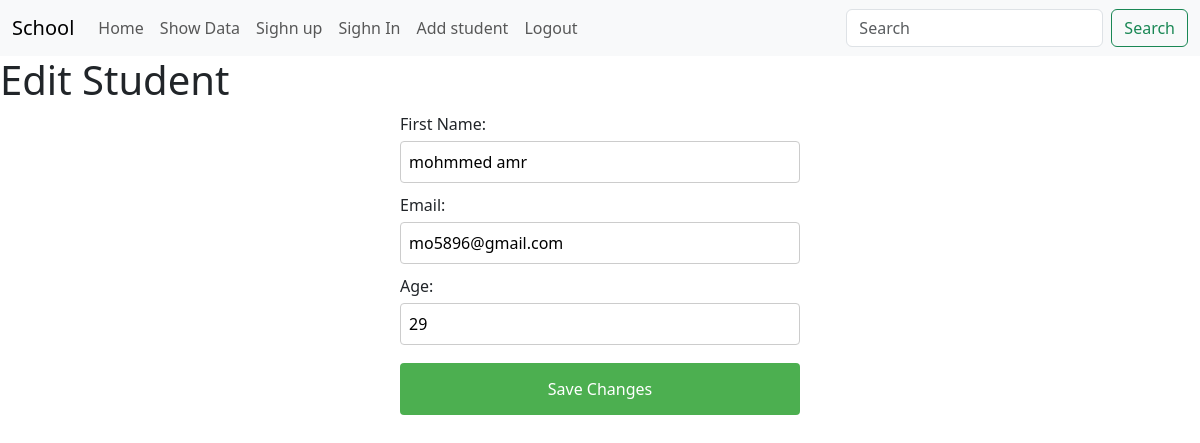
/edit_student/18/, run on an earlier commit of the app's database.
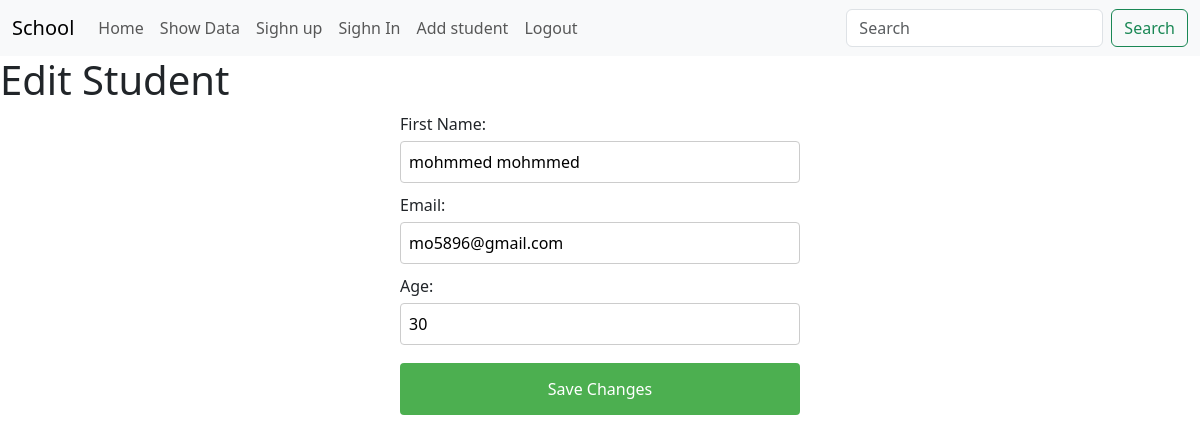
And on a later commit of the database.
### Day1/models.py (models this page shows)
class Student(models.Model):
    id=models.AutoField(primary_key=True)
    s_name=models.CharField(max_length=50)
    S_Email=models.EmailField(max_length=20)
    Age=models.IntegerField()

### Day1/views.py (the view)
# urls.py: path('edit_student/<int:student_id>/', edit_student, name='edit_student'),
def edit_student(request, student_id):
    student = Student.objects.get(id=student_id)
    if request.method == 'POST':
        student.s_name = request.POST.get('fname')
        student.S_Email = request.POST.get('email')
        student.Age = request.POST.get('age')
        student.save()
        return redirect('showdata')
    return render(request, 'Day1/edit_student.html', {'student': student})

### Day1/templates/Day1/edit_student.html (shortened to what this page needs)
{% extends 'base.html' %}
{%block 'body'%}
<body>
    <h1>Edit Student</h1>
        <form method="post" style="max-width: 400px; margin: auto;">
        <label for="fname" style="display: block; margin-bottom: 5px;">First Name:</label>
        <input type="text" id="fname" name="fname" value="{{ student.s_name }}" required style="width: 100%; padding: 8px; margin-bottom: 10px; border: 1px solid #ccc; border-radius: 4px; box-sizing: border-box;"><br>
        <label for="email" style="display: block; margin-bottom: 5px;">Email:</label>
        <input type="email" id="email" name="email" value="{{ student.S_Email }}" required style="width: 100%; padding: 8px; margin-bottom: 10px; border: 1px solid #ccc; border-radius: 4px; box-sizing: border-box;"><br>
        <label for="age" style="display: block; margin-bottom: 5px;">Age:</label>
        <input type="number" id="age" name="age" value="{{ student.Age }}" required style="width: 100%; padding: 8px; margin-bottom: 10px; border: 1px solid #ccc; border-radius: 4px; box-sizing: border-box;"><br>
        <button type="submit" style="width: 100%; background-color: #4CAF50; color: white; padding: 14px 20px; margin: 8px 0; border: none; border-radius: 4px; cursor: pointer;">Save Changes</button>
    </form>
</body>
{%endblock 'body'%}

What changed in the data, as far as the page shows it:
changed Student "mo5896@gmail.com": fname "mohmmed amr" → "mohmmed mohmmed"; age "29" → "30"
